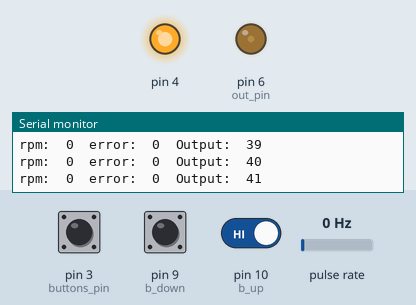
A sketch run on a simulated Arduino Uno, built with avr-gcc and run on an emulated ATmega328P. Parts: output pins drawn as LEDs (lit = HIGH), the last lines printed to the serial monitor. Wiring (inferred from the names in the program): pulse sensor: data pin 2. The inputs (shaded band) are chosen by the test bench; at power-on: pulse rate 0 Hz, pin 3 (buttons_pin) HIGH, pin 10 (b_up) HIGH, pin 9 (b_down) HIGH.

Above: at 1.2 s.
1.3 s: pulse rate (sensor on pin 2) set to 50 Hz
At 2.85 s:
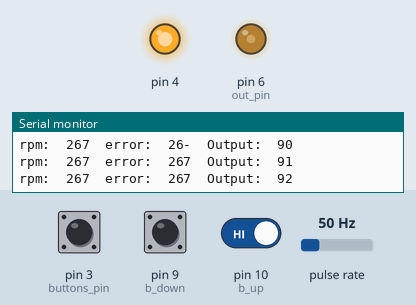
4.3 s: pulse rate (sensor on pin 2) set to 4 Hz
At 4.66 s:
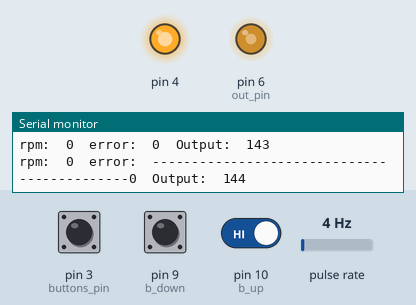
7.3 s: pin 3 (buttons_pin) pulled LOW for 0.15 s
9.2 s: pin 3 (buttons_pin) pulled LOW for 1 s
11.7 s: pin 3 (buttons_pin) driven LOW and pin 10 (b_up) driven LOW
At 12.15 s:
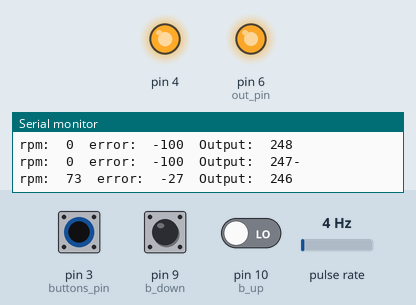
14.7 s: pulse rate (sensor on pin 2) set to 100 Hz
Timing chart, 0 to 18.7 s (numbered marks = the images above; inputs shaded):
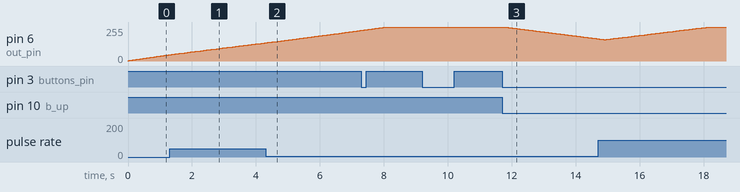

Measured:
- after the input at 11.7 s, pin 6 (out_pin): moves from 255/255 to 167/255 over 2.9 s, starting after 0.09 s

The sketch:

encoderV7_onoff_promini.ino
```cpp
int ref = 0;
int sensibility = 1;

int const debounce = 400;
int const encoder_pin = 2;
int const buttons_pin = 3;
int const b_up = 10;
int const b_down = 9;
int const out_pin = 6;
unsigned int const encoder_factor = 15000; //60*1000/4;

int volatile out = 0;
bool volatile up = false;
bool volatile down = false;
bool volatile flag = false;
unsigned int volatile rpm = 0;
int volatile err = 0;
unsigned int volatile timeOld = 0;
unsigned int volatile timeNow = 0;
unsigned int volatile tiempoPasado = 0;
unsigned volatile long bounceTimeButt = 0;
unsigned volatile long bounceTimeEnco = 0;

void setup() {
  pinMode(encoder_pin,INPUT);
  pinMode(buttons_pin,INPUT_PULLUP);
  pinMode(b_up,INPUT_PULLUP);
  pinMode(b_down,INPUT_PULLUP);


  pinMode(4,OUTPUT);
  digitalWrite(4,HIGH);
  analogWrite(out_pin,150);

  Serial.begin(9600);
  Serial.print("Velocidad actual: ");
  Serial.println(rpm);

  attachInterrupt(digitalPinToInterrupt(buttons_pin),buttons,FALLING);
  attachInterrupt(digitalPinToInterrupt(encoder_pin),encoder,FALLING);
}

void loop() {
  if(up){
    if(ref>1300){
      ref = 1400;
    }else{
      ref+=100;
    }
    up = false;
    Serial.print("Velocidad de Referencia actual: =+++++++++++++++++=");
    Serial.println(ref);
  }
  if(down){
    if(ref<100){
      ref = 0;
    }else{
      ref-=100;
    }
    down = false;
    Serial.print("Velocidad de Referencia actual: ");
    Serial.println(ref);
  }

  err = rpm-ref;
  if(err>=0){
     //out+=err*sensibility;
     out++;
   }else{
     //out-=err*sensibility
     out--;
   }

   if(out<0) out=0;
   if(out>255) out=255;
   if(timeNow+100<millis()){
     if(rpm>100) rpm-=100;
     else rpm = 0;
   }

   analogWrite(out_pin,out);
   Serial.print("rpm:\t");
   Serial.print(rpm);
   Serial.print("\terror:\t");
   Serial.print(err);
   Serial.print("\tOutput:\t");
   Serial.println(out);

  //Serial.print("\t");
  //Serial.println(out);
}

void buttons(){
  noInterrupts();
  if(!digitalRead(buttons_pin)&&millis()>bounceTimeButt){
    up = !digitalRead(b_up);
    down = !digitalRead(b_down);
    Serial.println("Button Presed!");
    //Serial.println(up);
    //Serial.println(down);
    bounceTimeButt = millis()+debounce;
  }
  interrupts();
}
void encoder(){
  noInterrupts();
  //Serial.println("INTERRUPTED!!!!!!!!!!!!!!!!!!!!!!!!!!!!!!!!!!!!!!!!");
  timeNow = millis();
  if(!digitalRead(encoder_pin)&&timeNow>bounceTimeEnco){
      tiempoPasado = timeNow-timeOld;
      timeOld = timeNow;
      rpm = encoder_factor/tiempoPasado;
      Serial.print("--------------------------------------------");
      //Serial.println(rpm);
      bounceTimeEnco = timeNow+50;
  }
  interrupts();
}
```
